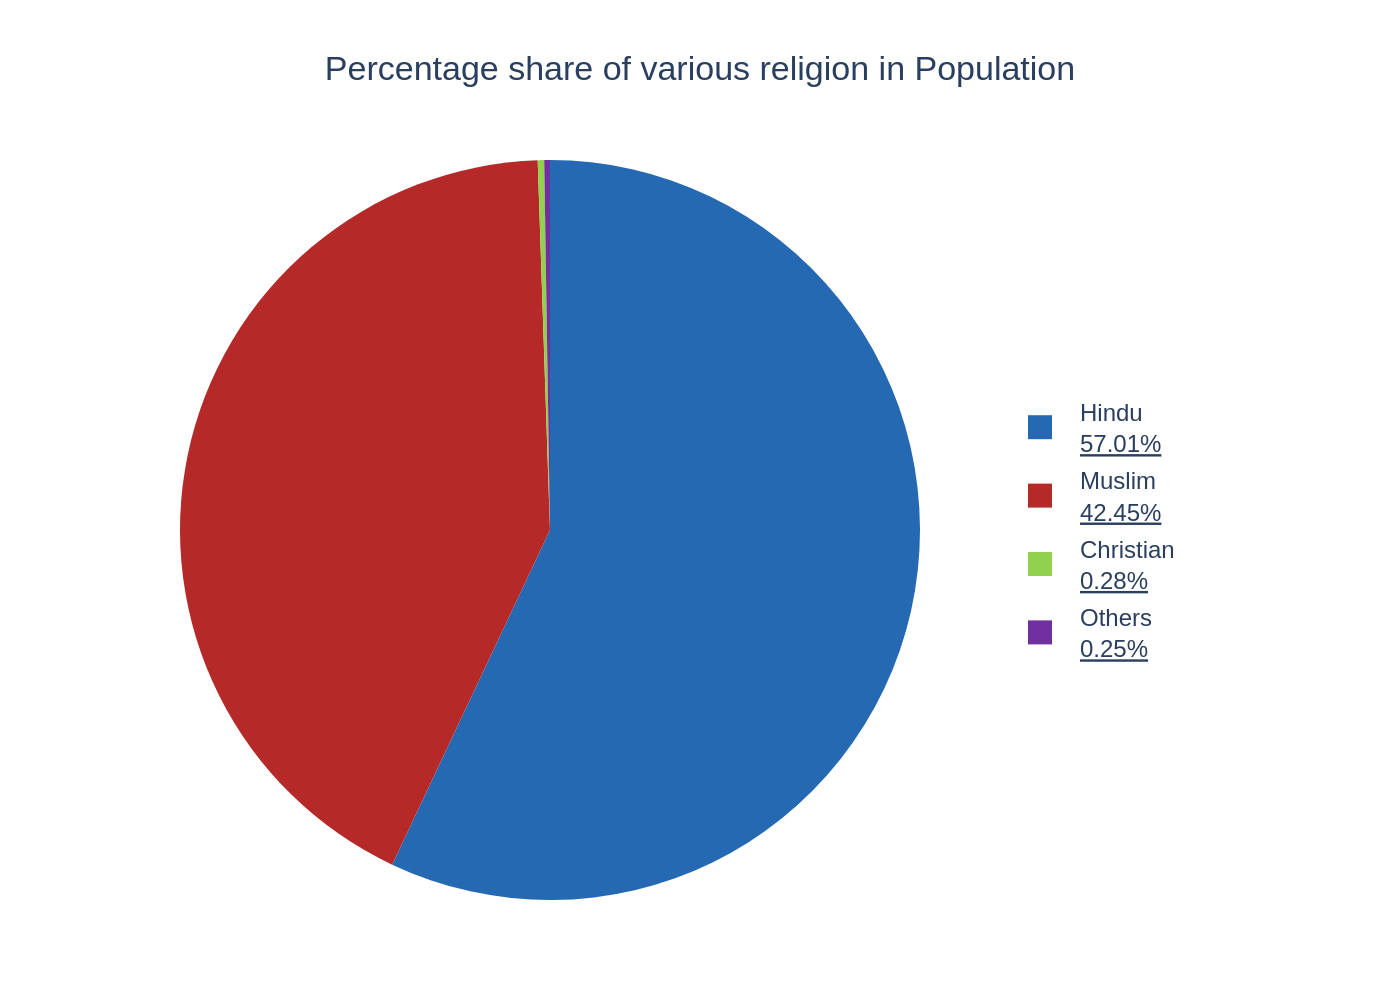

Reproduce this figure in Python.
import sys
import json
import plotly.graph_objects as go

def main():
    # Check for command-line argument
    if len(sys.argv) != 2:
        print("Usage: python generate_chart.py <json_file_path>")
        sys.exit(1)

    json_path = sys.argv[1]

    # Derive output filename from JSON path
    if json_path.endswith('.json'):
        output_filename = json_path[:-5] + '.png'
    else:
        output_filename = json_path + '.png'

    # Read data from JSON file
    try:
        with open(json_path, 'r', encoding='utf-8') as f:
            chart_config = json.load(f)
    except FileNotFoundError:
        print(f"Error: JSON file not found at {json_path}")
        sys.exit(1)
    except json.JSONDecodeError:
        print(f"Error: Could not decode JSON from {json_path}")
        sys.exit(1)

    # Extract data and settings from the JSON structure
    chart_data = chart_config.get('chart_data', [])
    texts = chart_config.get('texts', {})
    colors = chart_config.get('colors', [])

    # Prepare data for Plotly Pie chart
    values = [item['value'] for item in chart_data]
    
    # Create formatted labels for the legend, mimicking the original chart
    # The format is: Category Name followed by the value underlined on a new line.
    legend_labels = [f"{item['category']}<br><u>{item['value']}%</u>" for item in chart_data]
    
    # Use original category names for clean hover text
    hover_labels = [item['category'] for item in chart_data]

    # Create the Pie chart trace
    pie_trace = go.Pie(
        labels=legend_labels,
        values=values,
        marker=dict(colors=colors),
        sort=False,  # Preserve the original order of data
        direction='clockwise',
        textinfo='none',  # No text labels on the pie slices themselves
        hoverinfo='text',
        hovertext=[f'<b>{hover_labels[i]}</b><br>Value: {values[i]}%' for i in range(len(values))],
        showlegend=True
    )

    fig = go.Figure(data=[pie_trace])

    # Update layout
    fig.update_layout(
        title=dict(
            text=texts.get('title'),
            x=0.5,
            xanchor='center'
        ),
        font=dict(
            family="Arial",
            size=12
        ),
        legend=dict(
            x=1.0,
            y=0.5,
            xanchor='left',
            yanchor='middle',
            traceorder='normal',
            bgcolor='rgba(0,0,0,0)'
        ),
        margin=dict(l=50, r=200, t=80, b=50), # Add right margin to prevent legend clipping
        paper_bgcolor='white',
        plot_bgcolor='white'
    )

    # Save the figure to a PNG file
    try:
        fig.write_image(output_filename, scale=2)
        print(f"Chart saved to {output_filename}")
    except Exception as e:
        print(f"Error saving image: {e}")
        sys.exit(1)

if __name__ == "__main__":
    main()
